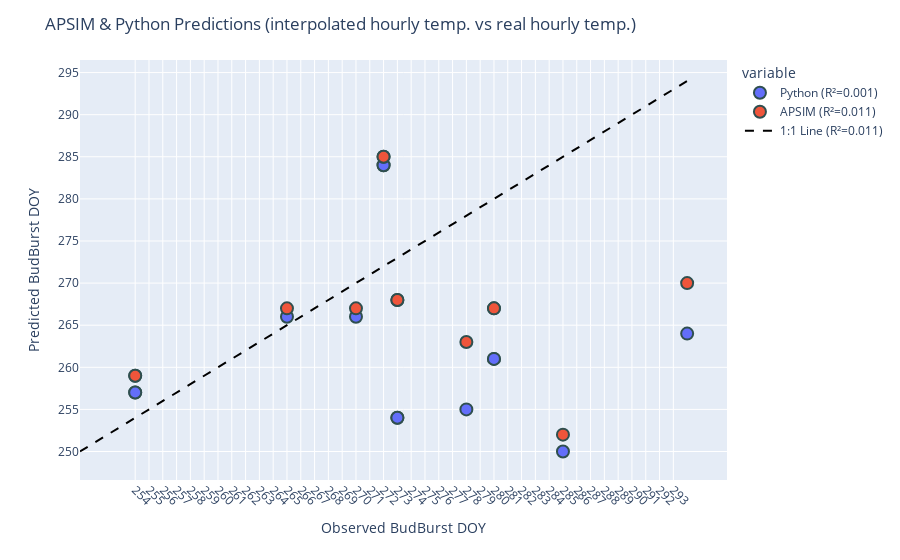

Notebook code cell kept with this figure:
### Code cell
##################################################
# If the predictions from APSIM is also available:
apsim_bb_predictions = [267,267,285,285,263,267,267,259,259,268,268,252,270]

# Fit linear regression for APSIM & Python predictions
_, _, r_real_hourly, _, _ = linregress(observed_all, predicted_all)
_, _, r_interpolated_hourly, _, _ = linregress(observed_all, apsim_bb_predictions)
# Calculate R²
r_squared_real_hourly = r_real_hourly ** 2
r_squared_interpolated_hourly = r_interpolated_hourly ** 2


apsim_python_comparison = pd.DataFrame({'Observed': observed_all, 'APSIM': apsim_bb_predictions, 'Python': predicted_all})

fig = px.scatter(apsim_python_comparison, x="Observed", y=["Python","APSIM"])
# Add the 1:1 line for comparison
fig.add_trace(go.Scatter(x=[min(all_bb_days), max(all_bb_days)], y=[min(all_bb_days), max(all_bb_days)], mode='lines', line=dict(color="black", dash="dash"), name="1:1 Line"))  # Dashed black line


fig.update_traces(marker=dict(size=12,
                              line=dict(width=2,
                                        color='DarkSlateGrey')),
                  selector=dict(mode='markers'))
fig.update_layout(
    title="APSIM & Python Predictions (interpolated hourly temp. vs real hourly temp.)",
    xaxis_title="Observed BudBurst DOY",
    yaxis_title="Predicted BudBurst DOY")
fig.update_xaxes(
            tickmode="array", 
            tickvals=np.arange(observed_all.min(),observed_all.max(),1),  # Use all available dates as ticks
            tickangle=45,
            tickfont=dict(size=12))  # Rotate for better visibility

# Update legend labels
fig.for_each_trace(lambda t: t.update(name=f"{t.name} (R²={r_squared_real_hourly:.3f})") if t.name == "Python" else t.update(name=f"{t.name} (R²={r_squared_interpolated_hourly:.3f})"))


fig.show()

### Figure 1 — Plotly figure (JSON) as saved in the notebook; plotly's stock layout.template omitted (floating-point values rounded to 4 significant figures)
{"data": [{"hovertemplate": "variable=Python<br>Observed=%{x}<br>value=%{y}<extra></extra>", "legendgroup": "Python", "marker": {"color": "#636efa", "line": {"color": "DarkSlateGrey", "width": 2}, "size": 12, "symbol": "circle"}, "mode": "markers", "name": "Python (R²=0.001)", "orientation": "v", "showlegend": true, "type": "scatter", "x": [280, 280, 272, 272, 278, 265, 270, 254, 254, 273, 273, 285, 294], "xaxis": "x", "y": [261, 261, 284, 284, 255, 266, 266, 257, 257, 254, 254, 250, 264], "yaxis": "y"}, {"hovertemplate": "variable=APSIM<br>Observed=%{x}<br>value=%{y}<extra></extra>", "legendgroup": "APSIM", "marker": {"color": "#EF553B", "line": {"color": "DarkSlateGrey", "width": 2}, "size": 12, "symbol": "circle"}, "mode": "markers", "name": "APSIM (R²=0.011)", "orientation": "v", "showlegend": true, "type": "scatter", "x": [280, 280, 272, 272, 278, 265, 270, 254, 254, 273, 273, 285, 294], "xaxis": "x", "y": [267, 267, 285, 285, 263, 267, 267, 259, 259, 268, 268, 252, 270], "yaxis": "y"}, {"line": {"color": "black", "dash": "dash"}, "mode": "lines", "name": "1:1 Line (R²=0.011)", "type": "scatter", "x": [250, 294], "y": [250, 294]}], "layout": {"legend": {"title": {"text": "variable"}, "tracegroupgap": 0}, "margin": {"t": 60}, "title": {"text": "APSIM & Python Predictions (interpolated hourly temp. vs real hourly temp.)"}, "xaxis": {"anchor": "y", "domain": [0, 1], "tickangle": 45, "tickfont": {"size": 12}, "tickmode": "array", "tickvals": [254, 255, 256, 257, 258, 259, 260, 261, 262, 263, 264, 265, 266, 267, 268, 269, 270, 271, 272, 273, 274, 275, 276, 277, 278, 279, 280, 281, 282, 283, 284, 285, 286, 287, 288, 289, 290, 291, 292, 293], "title": {"text": "Observed BudBurst DOY"}}, "yaxis": {"anchor": "x", "domain": [0, 1], "title": {"text": "Predicted BudBurst DOY"}}}}
